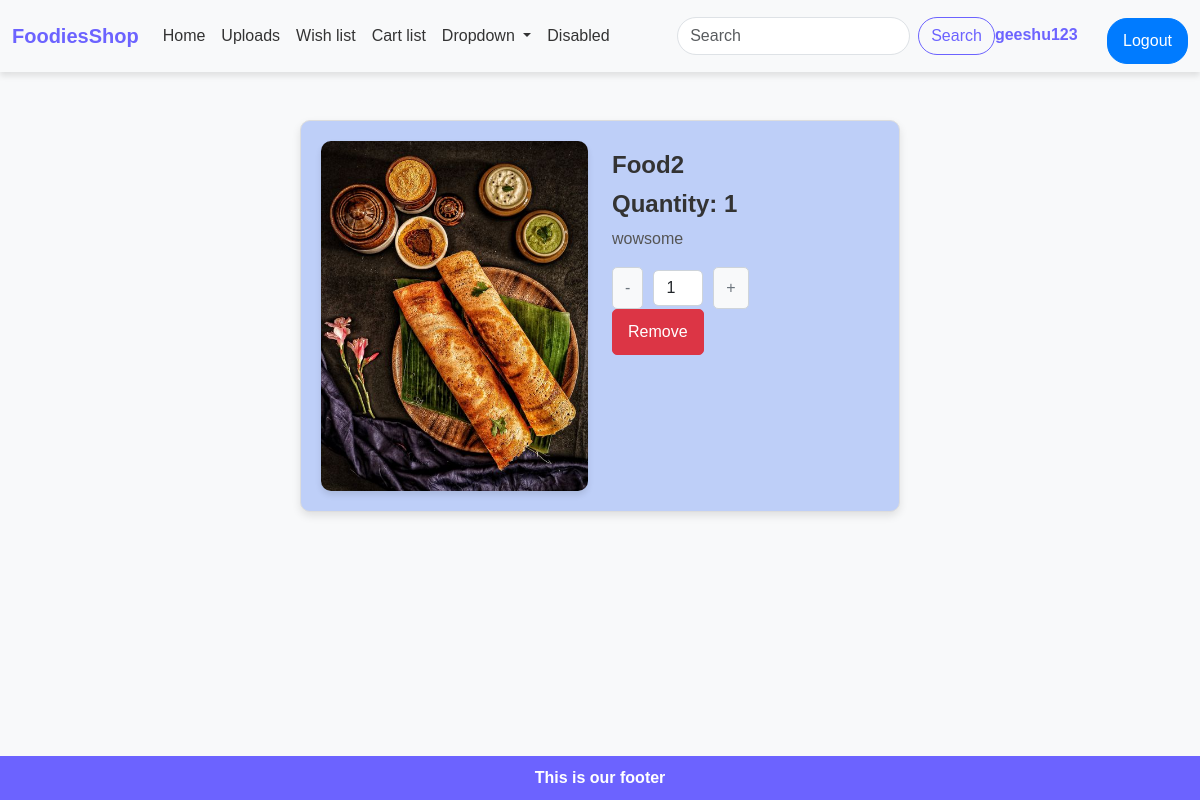
Screenshot of /show_cartList (signed in) with the database file from the repository.
### homepage/models.py (models this page shows)
class Cartitem(models.Model):
    cart = models.ForeignKey(Cart, on_delete=models.CASCADE, null=True, blank=True)
    product = models.ForeignKey(FoodImages, on_delete=models.CASCADE)
    cart_count=models.IntegerField(default=1)
    updated= models.DateTimeField(auto_now=True)
    created= models.DateTimeField(auto_now_add=True)

class FoodImages(models.Model):
    name=models.CharField(max_length=100)
    category=models.TextField()
    cost=models.FloatField()
    images=models.ImageField(upload_to='food/')
    updated= models.DateTimeField(auto_now=True)
    created= models.DateTimeField(auto_now_add=True)

### homepage/views.py (the view)
# urls.py: path('show_cartList',views.show_cartList,name="show_cartList"),
def show_cartList(request):
    cart, created=Cart.objects.get_or_create(user=request.user)
    cart_items=Cartitem.objects.filter(cart = cart)
    return render(request, "CartList.html", {"user_products":cart_items})

### FoodiesShop/Template/CartList.html (shortened to what this page needs)
{% extends "main.html" %}
{% block between_nf %}
{% if user_products %}
    {% for item in user_products %}
        <div class="container mt-5">
        <div class="row">
            <div class="col-md-6">
            <img
                src="{{ item.product.images.url }}"
                alt="IMAGE"
                class="img-fluid product-img"
            />
            </div>
            <div class="col-md-6">
            <h3>{{ item.product.name }}</h3>
            <h3>Quantity: {{ item.cart_count }}</h3>
            <p>{{ item.product.category }}</p>
            <div class="quantity-control">
                <button class="btn btn-outline-secondary" id="decrementbtn">-</button>
                <input type="number" class="form-control text-center" value="{{ item.cart_count }}" min="1" id="inputbtn">
                <button class="btn btn-outline-secondary" id="incrementbtn">+</button>
            </div>
            <form action="{% url 'removecart' item.product.id %}" method="post" style="display: inline;">
                <button type="submit" class="btn btn-danger">Remove</button>
            </form>
            </div>
        </div>
        </div>
    {% endfor %}
{% else %}
    <p>Your Cart is empty</p>
{% endif %}
{% endblock %}

### FoodiesShop/Template/main.html (shortened to what this page needs)
<!DOCTYPE html>
<html lang="en">
  <head>
    <link
      href="https://cdn.jsdelivr.net/npm/bootstrap@5.3.3/dist/css/bootstrap.min.css"
      rel="stylesheet"
    />
  </head>
  <body>
    <nav class="navbar navbar-expand-lg bg-body-tertiary">
      <div class="container-fluid">
        <a class="navbar-brand" href="{% url 'home' %}">FoodiesShop</a>
        <div class="collapse navbar-collapse" id="navbarSupportedContent">
          <ul class="navbar-nav me-auto mb-2 mb-lg-0">
            <li class="nav-item">
              <a
                class="nav-link active"
                aria-current="page"
                href="{% url 'home' %}"
                >Home</a
              >
            </li>
            <li class="nav-item">
              <a class="nav-link" href="{% url 'upload_images' %}">Uploads</a>
            </li>
            <li class="nav-item">
              <a class="nav-link" href="{% url 'ShowWishlist' %}">Wish list</a>
            </li>
            <li class="nav-item">
              <a class="nav-link" href="{% url 'show_cartList' %}">Cart list</a>
            </li>
            <li class="nav-item dropdown">
              <a
                class="nav-link dropdown-toggle"
                href="#"
                role="button"
                data-bs-toggle="dropdown"
                aria-expanded="false"
              >
                Dropdown
              </a>
            </li>
            <li class="nav-item">
              <a class="nav-link disabled" aria-disabled="true">Disabled</a>
            </li>
          </ul>
          <form class="d-flex" role="search">
            <input
              class="form-control me-2"
              type="search"
              placeholder="Search"
              aria-label="Search"
            />
            <button class="btn btn-outline-success" type="submit">
              Search
            </button>
          </form>
          <div class="log">
            {% if user.is_authenticated %}
            <span class="username">{{ user.username }}</span>
            <a href="{% url 'logout' %}">
              <button class="btn btn-primary" type="button" id="logoutButton">
                Logout
              </button>
            </a>
            {% else %}
            <a href="{% url 'login' %}">
              <button class="btn btn-primary" type="button" id="loginButton">
                Login
              </button>
            </a>
            {% endif %}
          </div>
        </div>
      </div>
    </nav>
    {% block between_nf %} {% endblock %}
    <footer>This is our footer</footer>
  </body>
</html>

### FoodiesShop/Template/main.html (style rules this page uses)
body { font-family: Arial, sans-serif; background-color: #f8f9fa; margin: 0; padding: 0; }
.navbar { box-shadow: 0px 4px 6px rgba(0, 0, 0, 0.1); }
.navbar-brand { font-weight: bold; color: #6c63ff !important; }
.navbar-nav .nav-link { color: #333 !important; font-weight: 500; }
.form-control { border-radius: 20px; }
.btn-outline-success { border-radius: 20px; color: #6c63ff; border-color: #6c63ff; }
.btn-primary { background-color: #6c63ff; border-color: #6c63ff; }
footer { background-color: #6c63ff; color: #fff; text-align: center; font-weight: 700; padding: 10px 0; position: fixed; bottom: 0; width: 100%; }
.log button { margin-left: 10px; border-radius: 20px; }
.btn-primary { margin-top: 10px; }
.row { display: flex; flex-wrap: wrap; justify-content: center; }
.username { margin-right: 15px; font-weight: bold; color: #6c63ff; font-size: 16px; }

### FoodiesShop/Template/CartList.html (style rules this page uses)
.container { max-width: 600px; background-color: #becff8; border: 1px solid #ddd; border-radius: 10px; padding: 20px; margin-bottom: 20px; box-shadow: 0px 4px 8px rgba(0, 0, 0, 0.1); transition: transform 0.3s ease-in-out; }
.product-img { width: 100%; height: auto; border-radius: 10px; object-fit: cover; box-shadow: 0px 4px 6px rgba(0, 0, 0, 0.1); }
.col-md-6 h3 { font-size: 1.5rem; font-weight: bold; color: #333; margin-top: 10px; }
.col-md-6 p { font-size: 1rem; color: #555; }
.btn-primary { background-color: #007bff; border-color: #007bff; color: white; padding: 10px 15px; font-size: 1rem; border-radius: 5px; transition: all 0.3s ease-in-out; text-decoration: none; }
.btn-danger { background-color: #dc3545; border-color: #dc3545; color: white; padding: 10px 15px; font-size: 1rem; border-radius: 5px; transition: all 0.3s ease-in-out; text-decoration: none; }
.quantity-control { display: flex; align-items: center; gap: 10px; margin-top: 10px; }
.quantity-control button { border: 1px solid #ced4da; background-color: #f8f9fa; padding: 8px 12px; font-size: 1rem; cursor: pointer; transition: all 0.2s ease-in-out; border-radius: 5px; }
.quantity-control input { width: 50px; text-align: center; font-size: 1rem; border: 1px solid #ced4da; border-radius: 5px; padding: 5px; }

### rows the page displays
Cartitem: product.images (picture), product.name "Food2", cart_count "1", product.category "wowsome"

### other values shown
{{ user.username }} "geeshu123"
